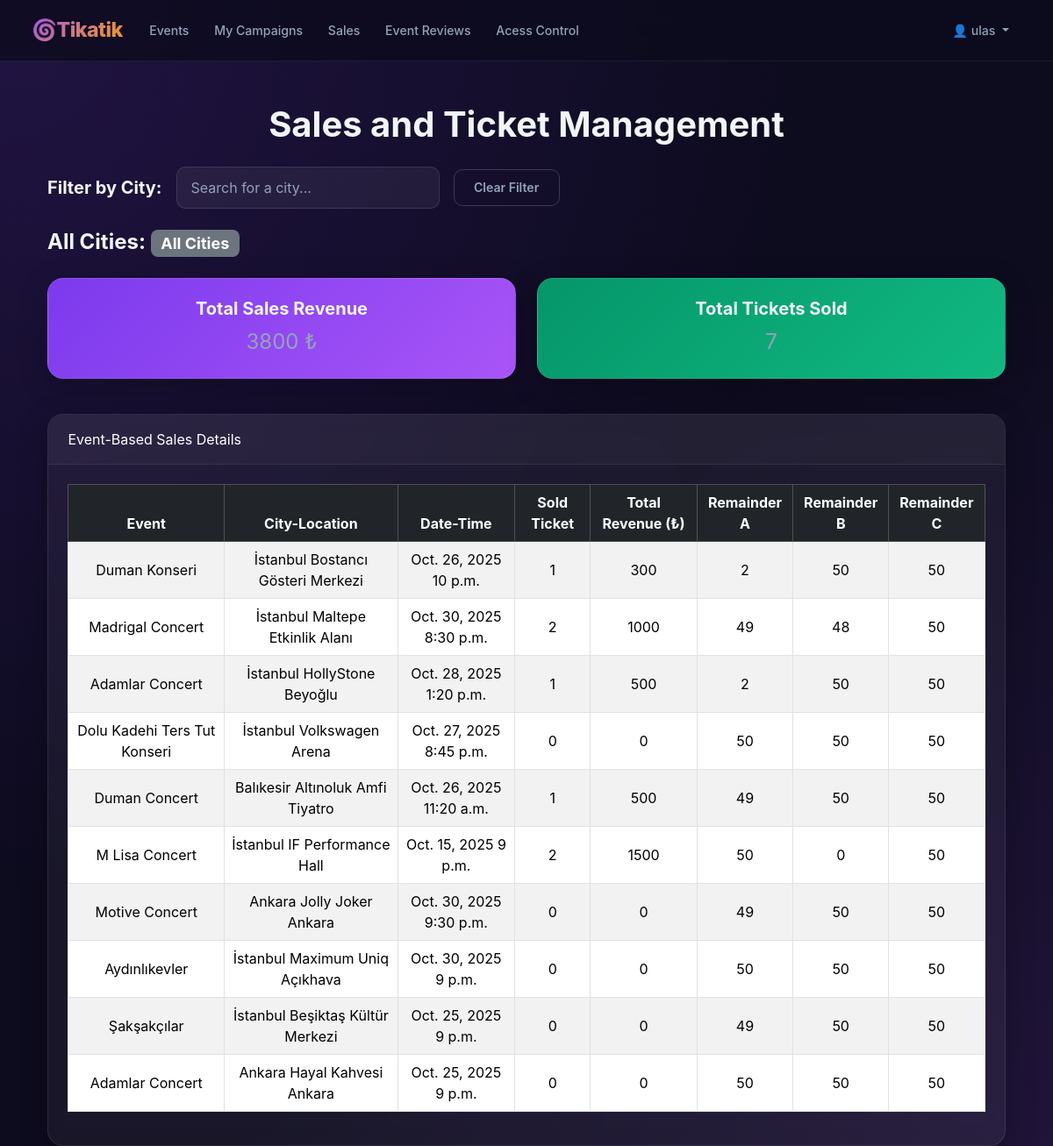
Before: /sales-view/ (signed in) with the older database file.
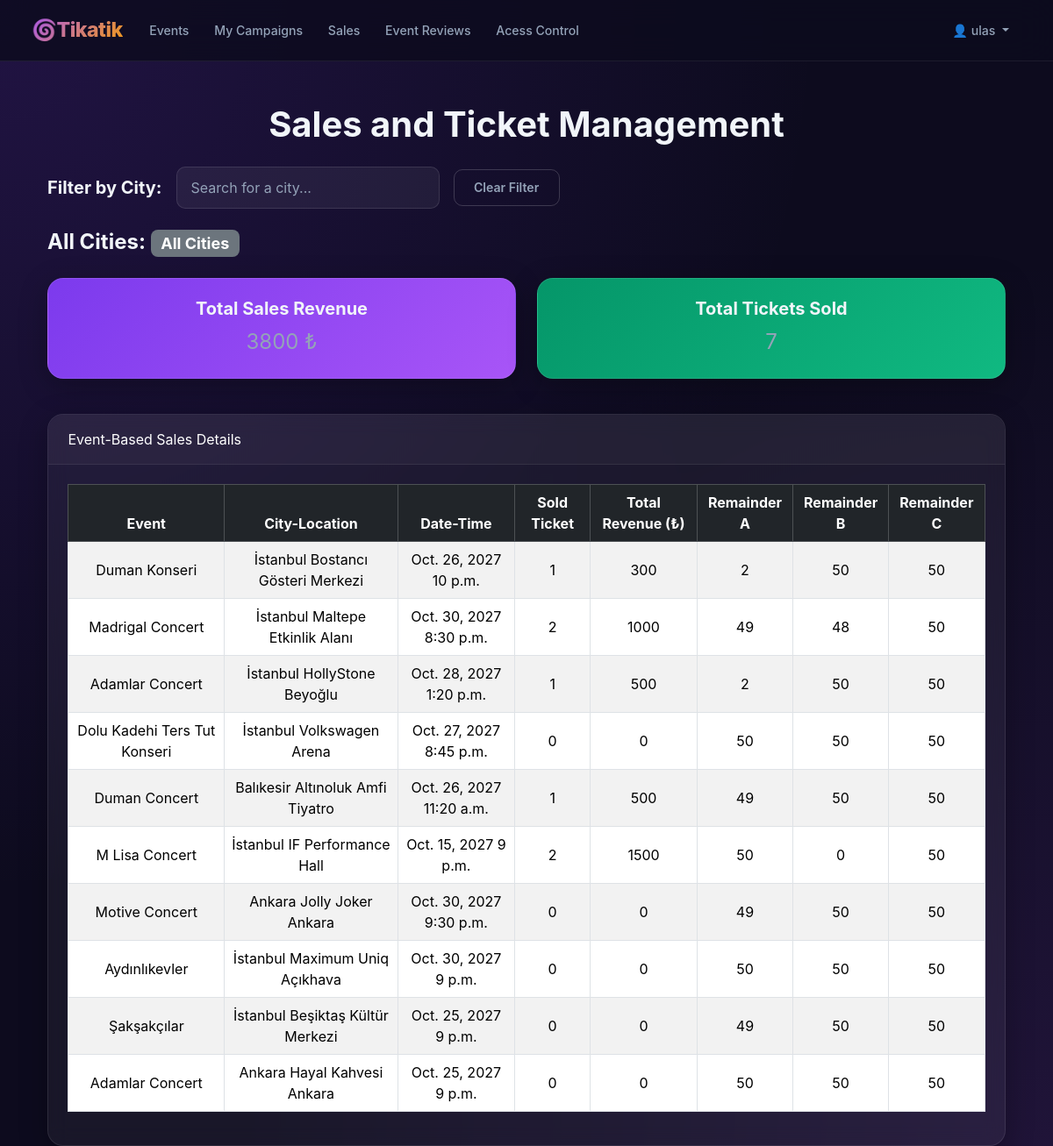
After: the same page with the newer database file.
### app/models.py (models this page shows, shortened)
class CustomUser(AbstractUser):
    USER_TYPE_CHOICES = (
        ('C', 'Customer'),
        ('S', 'Seller'),
        ("A", "Admin"), )
    user_type = models.CharField(max_length=1, choices=USER_TYPE_CHOICES, default='C')
    followed_artists = models.ManyToManyField('Artist', blank=True, related_name='followers')
    followed_actors = models.ManyToManyField('Actor', blank=True, related_name='actor_followers')

class Event(models.Model):
    CATEGORY_CHOICES = [
        ('concert', 'Concert'),
        ('cinema', 'Cinema'),
        ('theatre', 'Theatre'), ]
    title = models.CharField(max_length=200)
    category = models.CharField(max_length=50, choices=CATEGORY_CHOICES)
    date = models.DateField()
    time = models.TimeField()
    city = models.CharField(max_length=100, help_text="City")
    location = models.CharField(max_length=100)
    description = models.TextField()
    image = models.ImageField(upload_to='events/')
    price = models.DecimalField(max_digits=8, decimal_places=2, default=500.00)
    price_a = models.DecimalField(max_digits=8, decimal_places=2, default=500)
    price_b = models.DecimalField(max_digits=8, decimal_places=2, default=750)
    price_c = models.DecimalField(max_digits=8, decimal_places=2, default=1000)
    seats_a =models.PositiveIntegerField(default=50)
    seats_b =models.PositiveIntegerField(default=50)
    seats_c =models.PositiveIntegerField(default=50)
    artist = models.ForeignKey(Artist, on_delete=models.SET_NULL, null=True, blank=True, related_name='events_by_artist', help_text="Select the artist associated with this event.")
    actor = models.ForeignKey(Actor, on_delete=models.SET_NULL, null=True, blank=True, related_name='events_by_actor', help_text="Select the actor associated with this event.")
    is_approved = models.BooleanField(default=False)
    seller = models.ForeignKey(CustomUser, on_delete=models.CASCADE, related_name='events')
    is_on_sale = models.BooleanField(default=False)
    sale_price_a = models.DecimalField(max_digits=10, decimal_places=2, null=True, blank=True)
    sale_price_b = models.DecimalField(max_digits=10, decimal_places=2, null=True, blank=True)
    sale_price_c = models.DecimalField(max_digits=10, decimal_places=2, null=True, blank=True)
    sale_start_time = models.DateTimeField(null=True, blank=True)

### app/views.py (the view)
# urls.py: path('sales-view/',views.sales_view,name='sales_view'),
@login_required(login_url='login')
def sales_view(request):
    selected_city = request.GET.get('city')
    base_events_query = Event.objects.filter(seller=request.user, is_approved=True)
    available_cities = base_events_query.values_list('city', flat=True).distinct().order_by('city')
    if selected_city:
        events = base_events_query.filter(city=selected_city).annotate(
        tickets_sold=Sum('ticket__quantity'), revenue=Sum('ticket__total_price')).order_by('-date', '-time')
    else:
        events = base_events_query.annotate(tickets_sold=Sum('ticket__quantity'), revenue=Sum('ticket__total_price'))
    total_revenue = events.aggregate(total=Sum('revenue'))['total'] or 0
    total_tickets_sold = events.aggregate(total=Sum('tickets_sold'))['total'] or 0
    return render(request, 'app/sales_view.html', {
        'events': events,'total_revenue': total_revenue, 'total_tickets_sold': total_tickets_sold,
        'available_cities': available_cities,'selected_city': selected_city, })

### app/templates/app/sales_view.html (shortened to what this page needs)
{% extends 'app/satici_navbar.html' %}
{% load static %}
{% block content %}
<div class="container mt-5">
    <h1 class="text-center mb-4">Sales and Ticket Management</h1>
    <div class="mb-4 d-flex align-items-center">
        <h5 class="me-3 mb-0">Filter by City:</h5>
        <div style="position: relative; width: 300px;">
            <input type="text" class="form-control" placeholder="Search for a city..." id="cityInput" value="{{ selected_city|default:'' }}">
        </div>
        <a href="{% url 'sales_view' %}" class="btn btn-outline-secondary ms-3">Clear Filter</a>
    </div>
    {% if selected_city %}
        <h4 class="mb-4">City: <span class="badge bg-secondary">{{ selected_city }}</span></h4>
    {% else %}
        <h4 class="mb-4">All Cities: <span class="badge bg-secondary">All Cities</span></h4>
    {% endif %}
    <div class="row mb-4">
        <div class="col-md-6">
            <div class="card text-white bg-primary mb-3">
                <div class="card-body text-center">
                    <h5 class="card-title">Total Sales Revenue</h5>
                    <p class="card-text fs-4">{{ total_revenue }} ₺</p>
                </div>
            </div>
        </div>
        <div class="col-md-6">
            <div class="card text-white bg-success mb-3">
                <div class="card-body text-center">
                    <h5 class="card-title">Total Tickets Sold</h5>
                    <p class="card-text fs-4">{{ total_tickets_sold }}</p>
                </div>
            </div>
        </div>
    </div>
    <div class="card shadow">
        <div class="card-header bg-dark text-white">
            Event-Based Sales Details
        </div>
        <div class="card-body">
            <table class="table table-striped table-bordered text-center align-middle">
                <thead class="table-dark">
                    <tr>
                        <th>Event</th>
                        <th>City-Location</th>
                        <th>Date-Time</th>
                        <th>Sold Ticket</th>
                        <th>Total Revenue (₺)</th>
                        <th>Remainder A</th>
                        <th>Remainder B</th>
                        <th>Remainder C</th>
                    </tr>
                </thead>
                <tbody>
                    {% for event in events %}
                        <tr>
                            <td>{{ event.title }}</td>
                            <td>{{ event.city }} {{event.location}}</td>
                            <td>{{ event.date }} {{event.time}}</td>
                            <td>{{ event.tickets_sold|default:0 }}</td>
                            <td>{{ event.revenue|default:0 }}</td>
                            <td>{{ event.seats_a }}</td>
                            <td>{{ event.seats_b }}</td>
                            <td>{{ event.seats_c }}</td>
                        </tr>
                    {% empty %}
                        <tr>
                            <td colspan="7" class="text-center text-muted">There are no events yet.</td>
                        </tr>
                    {% endfor %}
                </tbody>
            </table>
        </div>
    </div>
</div>
{% endblock %}

### app/templates/app/satici_navbar.html (shortened to what this page needs)
{% load static %}
{% load crispy_forms_tags %}
<!DOCTYPE html>
<html lang="tr">
<head>
    <link href="https://cdn.jsdelivr.net/npm/bootstrap@5.3.3/dist/css/bootstrap.min.css" rel="stylesheet">
    <link rel="stylesheet" href="{% static 'css/style.css' %}">
    <link rel="stylesheet" href="https://cdn.jsdelivr.net/npm/bootstrap-icons@1.11.3/font/bootstrap-icons.min.css">
</head>
<body>
<nav class="navbar navbar-expand-lg navbar-dark bg-dark">
    <div class="container-fluid">
        <a class="navbar-brand" href="{% url 'satici_dashboard' %}">🌀Tikatik</a>
        <div class="collapse navbar-collapse" id="navbarMenu">
            <ul class="navbar-nav me-auto">
                {% if request.user.is_authenticated %}
                    <li class="nav-item"><a class="nav-link" href="{% url 'add_event' %}">Events</a></li>
                    <li class="nav-item"><a class="nav-link" href="{% url 'event_management' %}">My Campaigns</a></li>
                    <li class="nav-item"><a class="nav-link" href="{% url 'sales_view' %}">Sales</a></li>
                    <li class="nav-item"><a class="nav-link" href="{% url 'event_reviews' %}">Event Reviews</a></li>
                    <li class="nav-item"><a class="nav-link" href="{% url 'verify_ticket' %}">Acess Control</a></li>
                {% endif %}
            </ul>
            {% if request.user.is_authenticated %}
                <ul class="navbar-nav ms-auto">
                    <li class="nav-item dropdown">
                        <a class="nav-link dropdown-toggle" href="#" id="navbarDropdown" role="button" data-bs-toggle="dropdown" aria-expanded="false">
                            👤 {{ request.user.username }}
                        </a>
                    </li>
                </ul>
            {% endif %}
        </div>
    </div>
</nav>
<div class="container mt-4">
    {% block content %}{% endblock %}
</div>
</body>
</html>

### static/css/style.css (style rules this page uses)
:root { --bg-primary: #0d0b1e; --bg-secondary: #1a1033; --bg-card: rgba(255, 255, 255, 0.05); --border-card: rgba(255, 255, 255, 0.09); --purple-primary: #7c3aed; --purple-light: #a855f7; --purple-dark: #5b21b6; --gold: #f59e0b; --gold-light: #fcd34d; --text-primary: #f1f5f9; --text-secondary: #94a3b8; --success: #10b981; --danger: #ef4444; --info: #06b6d4; }
*, *::before, *::after { box-sizing: border-box; }
body { background-color: var(--bg-primary); background-image: radial-gradient(ellipse at top left, rgba(124, 58, 237, 0.18) 0%, transparent 55%), radial-gradient(ellipse at bottom right, rgba(168, 85, 247, 0.12) 0%, transparent 55%); background-attachment: fixed; font-family: 'Inter', 'Segoe UI', Arial, sans-serif; color: var(--text-primary); min-height: 100vh; }
.container, nav, footer { position: relative; z-index: 1; }
.navbar { background: rgba(13, 11, 30, 0.82) !important; backdrop-filter: blur(22px); -webkit-backdrop-filter: blur(22px); border-bottom: 1px solid rgba(255, 255, 255, 0.07); padding: 0.75rem 1.5rem; position: sticky; top: 0; z-index: 1000; }
.navbar-brand { font-size: 1.45rem; font-weight: 800; background: linear-gradient(135deg, var(--purple-light) 0%, var(--gold) 100%); -webkit-background-clip: text; -webkit-text-fill-color: transparent; background-clip: text; letter-spacing: -0.5px; }
.navbar .nav-link { color: var(--text-secondary) !important; font-weight: 500; padding: 0.45rem 0.9rem !important; border-radius: 8px; transition: all 0.2s ease; font-size: 0.88rem; }
.card { background: var(--bg-card) !important; border: 1px solid var(--border-card) !important; border-radius: 18px !important; backdrop-filter: blur(12px); -webkit-backdrop-filter: blur(12px); box-shadow: 0 8px 32px rgba(0, 0, 0, 0.28) !important; transition: transform 0.3s ease, box-shadow 0.3s ease; padding: 0 !important; color: var(--text-primary); }
.card-body { padding: 1.4rem !important; color: var(--text-primary); }
.card-title { font-weight: 700; color: var(--text-primary); }
.card-header { background: rgba(255, 255, 255, 0.04) !important; border-bottom: 1px solid rgba(255, 255, 255, 0.07) !important; border-radius: 18px 18px 0 0 !important; padding: 1rem 1.4rem !important; }
.btn { border-radius: 10px !important; font-weight: 600; font-size: 0.88rem; padding: 0.6rem 1.4rem; transition: all 0.22s ease; border: none !important; }
.btn-outline-secondary { background: transparent !important; color: var(--text-secondary) !important; border: 1px solid rgba(255, 255, 255, 0.18) !important; }
.form-control, .form-select { background: rgba(255, 255, 255, 0.06) !important; border: 1px solid rgba(255, 255, 255, 0.11) !important; color: var(--text-primary) !important; border-radius: 10px !important; padding: 0.68rem 1rem !important; transition: all 0.2s ease; }
.form-control::placeholder { color: var(--text-secondary) !important; }
h1, h2, h3, h4, h5, h6 { color: var(--text-primary); font-weight: 700; }
p { color: var(--text-secondary); margin-bottom: 0.5rem; }
.badge { border-radius: 8px !important; }
.bg-primary { background: linear-gradient(135deg, var(--purple-primary), var(--purple-light)) !important; }
.bg-success { background: linear-gradient(135deg, #059669, var(--success)) !important; }

Changed rows visible on the page:
changed Event "Duman Konseri": date "Oct. 26, 2025" → "Oct. 26, 2027"
changed Event "Madrigal Concert": date "Oct. 30, 2025" → "Oct. 30, 2027"
changed Event "HollyStone Beyoğlu": date "Oct. 28, 2025" → "Oct. 28, 2027"
changed Event "Dolu Kadehi Ters Tut Konseri": date "Oct. 27, 2025" → "Oct. 27, 2027"
changed Event "Duman Concert": date "Oct. 26, 2025" → "Oct. 26, 2027"
changed Event "M Lisa Concert": date "Oct. 15, 2025" → "Oct. 15, 2027"
changed Event "Motive Concert": date "Oct. 30, 2025" → "Oct. 30, 2027"
changed Event "Aydınlıkevler": date "Oct. 30, 2025" → "Oct. 30, 2027"
changed Event "Şakşakçılar": date "Oct. 25, 2025" → "Oct. 25, 2027"
changed Event "Hayal Kahvesi Ankara": date "Oct. 25, 2025" → "Oct. 25, 2027"
